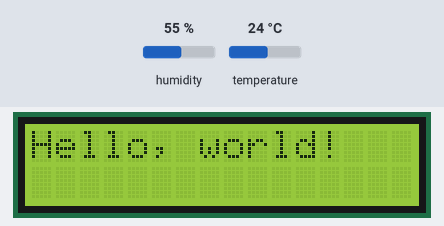
The sketch below on a simulated Arduino Uno, built with avr-gcc and run on an emulated ATmega328P. Parts: 16×2 character LCD. Inputs (shaded band) come from the test bench; at power-on: humidity 55 %, temperature 24 °C. What the sketch prints to the serial monitor is not drawn.

Above: at 2.1 s.

The sketch:

Sensor-De-Humedad-y-Temperatura.ino
```cpp
// Example testing sketch for various DHT humidity/temperature sensors
// Written by ladyada, public domain

// REQUIRES the following Arduino libraries:
// - DHT Sensor Library: https://github.com/adafruit/DHT-sensor-library
// - Adafruit Unified Sensor Lib: https://github.com/adafruit/Adafruit_Sensor

#include "DHT.h"
#include <Wire.h>
#include <LiquidCrystal_I2C.h>

LiquidCrystal_I2C lcd(0x27,16,2); // set the LCD address to 0x20 for a 16 chars and 2 line display

#define DHTPIN 2     // Digital pin connected to the DHT sensor
// Feather HUZZAH ESP8266 note: use pins 3, 4, 5, 12, 13 or 14 --
// Pin 15 can work but DHT must be disconnected during program upload.

// Uncomment whatever type you're using!
//#define DHTTYPE DHT11   // DHT 11
#define DHTTYPE DHT22   // DHT 22  (AM2302), AM2321
//#define DHTTYPE DHT21   // DHT 21 (AM2301)

// Connect pin 1 (on the left) of the sensor to +5V
// NOTE: If using a board with 3.3V logic like an Arduino Due connect pin 1
// to 3.3V instead of 5V!
// Connect pin 2 of the sensor to whatever your DHTPIN is
// Connect pin 3 (on the right) of the sensor to GROUND (if your sensor has 3 pins)
// Connect pin 4 (on the right) of the sensor to GROUND and leave the pin 3 EMPTY (if your sensor has 4 pins)
// Connect a 10K resistor from pin 2 (data) to pin 1 (power) of the sensor

// Initialize DHT sensor.
// Note that older versions of this library took an optional third parameter to
// tweak the timings for faster processors.  This parameter is no longer needed
// as the current DHT reading algorithm adjusts itself to work on faster procs.
DHT dht(DHTPIN, DHTTYPE);

void setup() {
  Serial.begin(9600);
  Serial.println(F("DHTxx test!"));

  dht.begin();
}

void loop() {
  // Wait a few seconds between measurements.
  delay(2000);
  lcd.init();
  lcd.backlight();
  lcd.print("Hello, world!");// initialize the lcd

  // Reading temperature or humidity takes about 250 milliseconds!
  // Sensor readings may also be up to 2 seconds 'old' (its a very slow sensor)
  float h = dht.readHumidity();
  // Read temperature as Celsius (the default)
  float t = dht.readTemperature();
  // Read temperature as Fahrenheit (isFahrenheit = true)
  float f = dht.readTemperature(true);

  // Check if any reads failed and exit early (to try again).
  if (isnan(h) || isnan(t) || isnan(f)) {
    Serial.println(F("Failed to read from DHT sensor!"));
    return;
  }

  // Compute heat index in Fahrenheit (the default)
  float hif = dht.computeHeatIndex(f, h);
  // Compute heat index in Celsius (isFahreheit = false)
  float hic = dht.computeHeatIndex(t, h, false);

  Serial.print(F("Humidity: "));
  Serial.print(h);
  Serial.print(F("%  Temperature: "));
  Serial.print(t);
  Serial.print(F("°C "));
  Serial.print(f);
  Serial.print(F("°F  Heat index: "));
  Serial.print(hic);
  Serial.print(F("°C "));
  Serial.print(hif);
  Serial.println(F("°F"));
}
```
